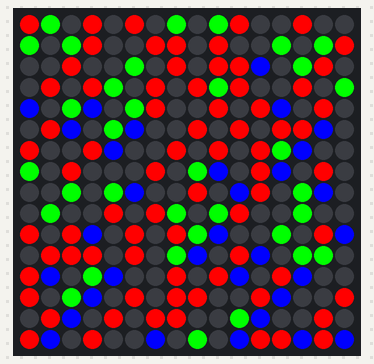
A sketch run on a simulated ESP32. On the bench: 16×16 RGB LED matrix (first LED top left, wired row by row).

Above: at 0.1 s.
At 7.1 s:
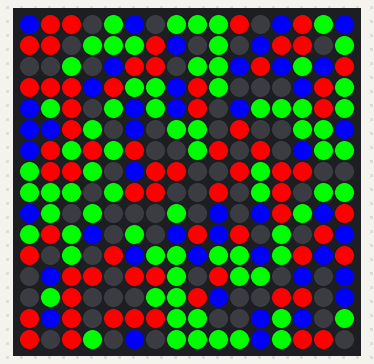
At 12.1 s:
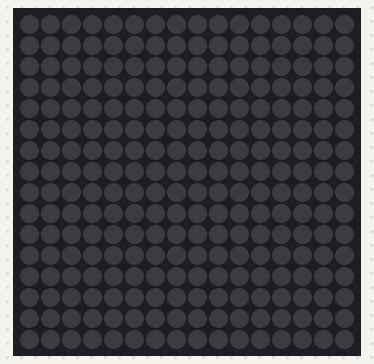

Measured:
- by itself, everything shown: repeats every 14.0 s, in 4 steps
- what the display in image 1 shows lasts 5.0 s, from 7.0 s to 12.0 s
- what the display in image 2 shows lasts 2.0 s, from 12.0 s to 14.0 s

The sketch:

sketch.ino
```cpp
// --- Full Sketch: ESP32 with Real RS(128,75) Encoding + NeoPixel Display ---

#include <Adafruit_NeoPixel.h>
#include <stdint.h>
#include <string.h>

#define PIN_WS2812B 26
#define NUM_PIXELS 256
#define WIDTH 16
#define HEIGHT 16

Adafruit_NeoPixel matrix(NUM_PIXELS, PIN_WS2812B, NEO_GRB + NEO_KHZ800);

const char password[101] = "JRIGEIGUEIGEIRNGEJRGEOOGENBNOERNBNEROIBEONBIOEHOIEJGIENROINVEONKNOENNEORBNENRBOENB923579024709276274";

uint8_t message[75] = {0};      // Packed 6-bit data
uint8_t encoded[128] = {0};     // RS(128,75) encoded output

// GF(256) parameters for RS
const uint8_t rs_generator[53] = {
  1, 0, 25, 54, 120, 131, 171, 4, 97, 197,
  64, 31, 27, 113, 159, 94, 70, 18, 210, 36,
  224, 56, 98, 73, 215, 254, 119, 41, 12, 28,
  208, 48, 180, 11, 42, 76, 108, 183, 85, 160,
  38, 104, 195, 5, 89, 202, 246, 167, 78, 165,
  144, 131, 240
};

uint8_t gf_mul(uint8_t a, uint8_t b) {
  uint8_t p = 0;
  for (int i = 0; i < 8; i++) {
    if (b & 1) p ^= a;
    bool carry = a & 0x80;
    a <<= 1;
    if (carry) a ^= 0x1D;  // Primitive poly x^8 + x^4 + x^3 + x^2 + 1 (0x11D), stripped high bit
    b >>= 1;
  }
  return p;
}

void reedSolomonEncode(uint8_t *msg, uint8_t *out) {
  memcpy(out, msg, 75);
  memset(out + 75, 0, 53);
  for (int i = 0; i < 75; ++i) {
    uint8_t coef = out[i];
    if (coef != 0) {
      for (int j = 0; j < 53; ++j) {
        out[i + j + 1] ^= gf_mul(rs_generator[j], coef);
      }
    }
  }
  memcpy(out, msg, 75); // Preserve message bytes in front
}

void encodePassword(const char* pw, uint8_t* out_msg) {
  int bit_pos = 0;
  for (int i = 0; i < 100; ++i) {
    char c = pw[i];
    uint8_t val;
    if (c >= 'A' && c <= 'Z') val = c - 'A';
    else if (c >= '0' && c <= '9') val = 26 + (c - '0');
    else val = 0;
    int byte_index = bit_pos / 8;
    int bit_offset = bit_pos % 8;
    out_msg[byte_index] |= val << bit_offset;
    if (bit_offset > 2)
      out_msg[byte_index + 1] |= val >> (8 - bit_offset);
    bit_pos += 6;
  }
}

uint32_t colorFrom2Bits(uint8_t val) {
  switch (val) {
    case 0: return matrix.Color(0, 0, 0);
    case 1: return matrix.Color(255, 0, 0);
    case 2: return matrix.Color(0, 255, 0);
    case 3: return matrix.Color(0, 0, 255);
    default: return matrix.Color(0, 0, 0);
  }
}

void setup() {
  matrix.begin();
  matrix.clear();
  matrix.show();

  encodePassword(password, message);
  reedSolomonEncode(message, encoded);
}

void loop() {
  matrix.clear(); showEncodedHalf(0); delay(5000);
  matrix.clear(); matrix.show(); delay(2000);
  matrix.clear(); showEncodedHalf(64); delay(5000);
  matrix.clear(); matrix.show(); delay(2000);
}

void showEncodedHalf(int startByte) {
  for (int byteIndex = 0; byteIndex < 64; ++byteIndex) {
    for (int bitPair = 0; bitPair < 4; ++bitPair) {
      int ledIndex = byteIndex * 4 + bitPair;
      if (ledIndex >= NUM_PIXELS) break;
      uint8_t twoBits = (encoded[startByte + byteIndex] >> (bitPair * 2)) & 0x03;
      uint32_t color = colorFrom2Bits(twoBits);
      int row = ledIndex / WIDTH;
      int col = ledIndex % WIDTH;
      int pixel = getPixelIndex(row, col);
      matrix.setPixelColor(pixel, color);
    }
  }
  matrix.show();
}

int getPixelIndex(int row, int col) {
  return (row % 2 == 0) ? (row * WIDTH + col) : (row * WIDTH + (WIDTH - 1 - col));
}
```
